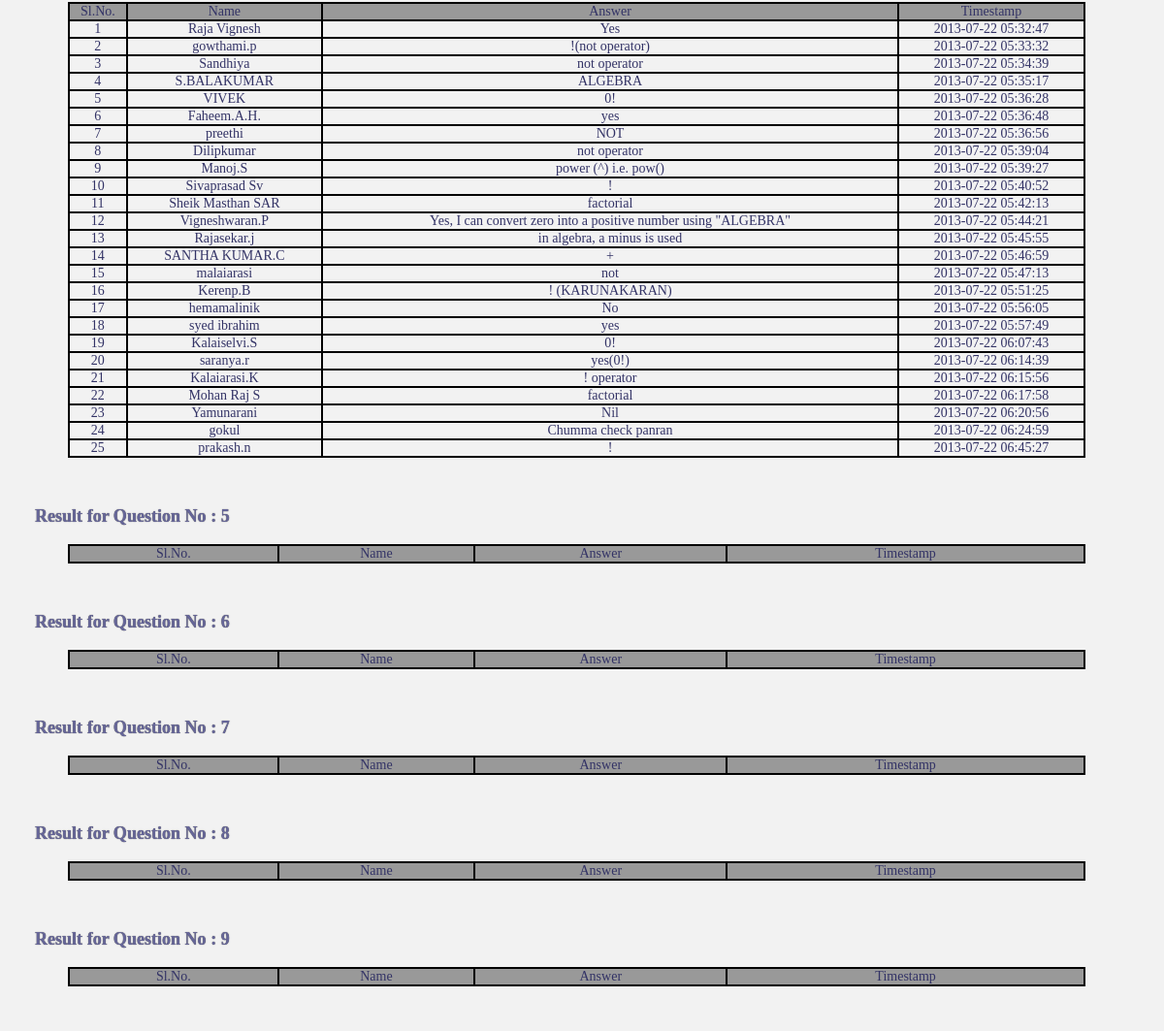
The page /qod.php (middle part) on the database as committed earlier.
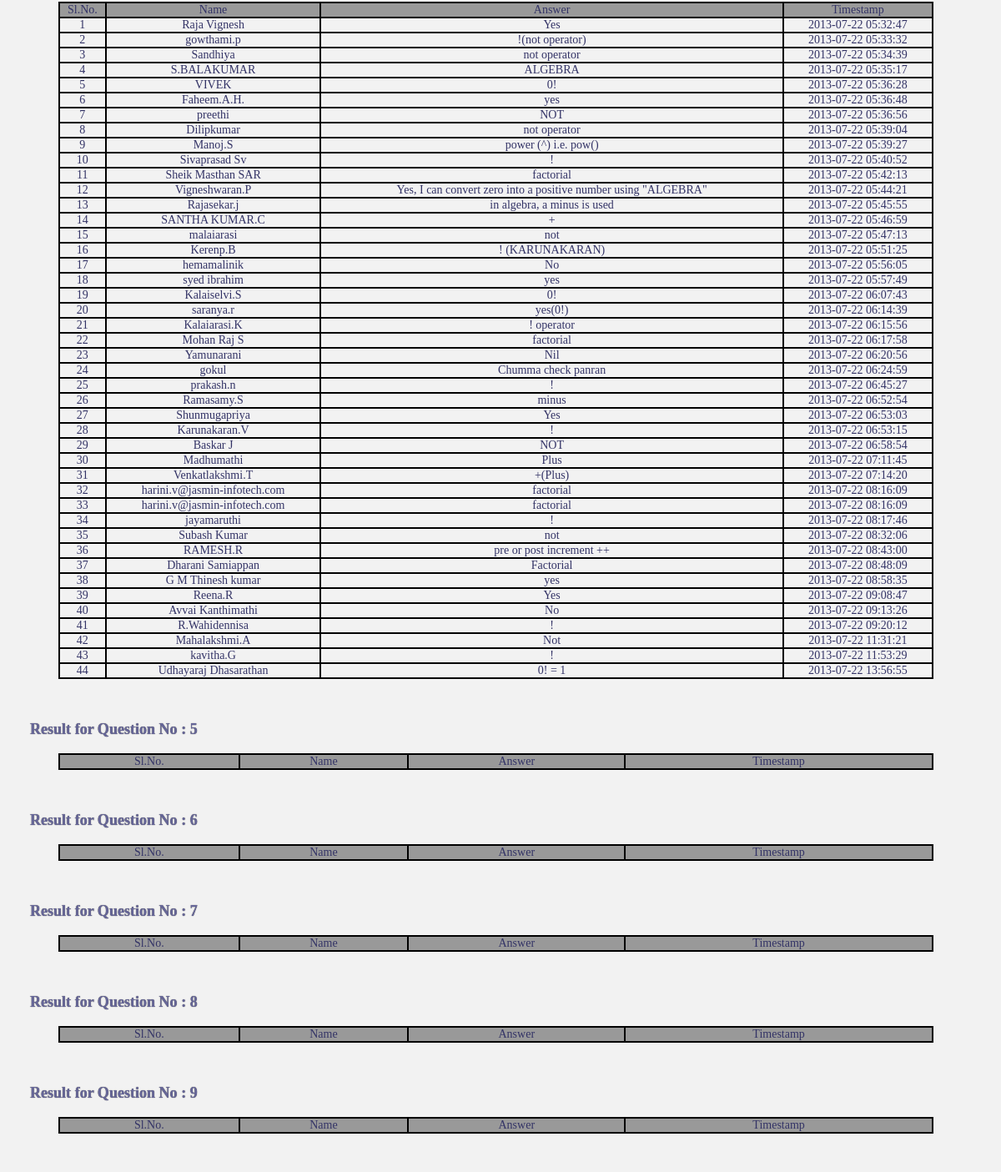
The same page on the database as committed later.
### tables this page shows
CREATE TABLE IF NOT EXISTS `qod` (
  `QID` int(11) NOT NULL,
  `no` int(11) NOT NULL AUTO_INCREMENT,
  `name` text NOT NULL,
  `ipaddr` text NOT NULL,
  `ans` text NOT NULL,
  `timestamp` timestamp NOT NULL DEFAULT CURRENT_TIMESTAMP,
  PRIMARY KEY (`no`)
);

### qod.php (the view, shortened to what this page needs)
<?php
	$useEcho  = 1;
	if(isset($_SERVER["REMOTE_ADDR"])) {
	$ipAddress = $_SERVER["REMOTE_ADDR"];
	} else if(isset($_SERVER["HTTP_X_FORWARDED_FOR"])) {
	$ipAddress = $_SERVER["HTTP_X_FORWARDED_FOR"];
	} else if(isset($_SERVER["HTTP_CLIENT_IP"])) {
	$ipAddress = $_SERVER["HTTP_CLIENT_IP"];
	}
	$userIPs = explode(',', $ipAddress);
	$ipParsed = "127.0.0.1";
	if(preg_match('/^(?:25[0-5]|2[0-4]\d|1\d\d|[1-9]\d|\d)(?:[.](?:25[0-5]|2[0-4]\d|1\d\d|[1-9]\d|\d)){3}$/', $userIPs[0]))
	{
		$ipParsed = $userIPs[0];
	}
	$con = mysql_connect("localhost","guest","pass");
	if(mysql_errno() != 0)
	{
	  if($useEcho == 1) echo "No Connection con = " . $con . '__error = ' . mysql_error() . '<br />';
	  $mysqlerr = 1;
	}
	else
	{
	  if(mysql_errno() != 0)
	  {
		if($useEcho == 1) echo "Could not select Table con = " . $con . '__error = ' . mysql_error() . '<br />';
		$mysqlerr = 2;
	  }
	  else
	  {
		if((isset($_POST['qid']) == true) && (isset($_POST['name']) == true) && (isset($_POST['ipaddr']) == true) && (isset($_POST['ans']) == true))
		{
			$Query  = 'INSERT INTO qod (qid, name, ipaddr, ans) ';
			$Query .= 'VALUES (';
			$Query .= "'" . $_POST['qid'] . "', ";
			$Query .= "'" . $_POST['name'] . "', ";
			$Query .= "'" . $_POST['ipaddr'] . "', ";
			$Query .= "'" . $_POST['ans'] . "'); ";
			$result = mysql_query($Query);
			if(mysql_errno() != 0)
			{
				if($useEcho == 1) echo "result for query = " . $result . '__error = ' . mysql_error() . '<br />';
				$mysqlerr = 3;
			}
			echo '<span style="color:#339933;"> Your answer has been saved </span>';
		}
		else
		{
			if(($ipParsed == "127.0.0.1") || ($ipParsed == "172.16.6.60") || ($ipParsed == "172.16.6.87") || ($ipParsed == "172.16.6.115") || ($ipParsed == "172.16.6.69"))
			{
				echo '<!DOCTYPE html PUBLIC "-//W3C//DTD XHTML 1.0 Transitional//EN" "http://www.w3.org/TR/xhtml1/DTD/xhtml1-transitional.dtd">';
				echo '<html xmlns="http://www.w3.org/1999/xhtml">';
				echo '<head>';
				echo '<link rel="stylesheet" type="text/css" href="css/main.css" />';
				echo '<link rel="stylesheet" type="text/css" href="css/salsa.css"  />';
				echo '<link rel="stylesheet" type="text/css" href="css/offside.css" />';
				echo '<link rel="stylesheet" type="text/css" href="css/handlee.css" />';
				echo '<link rel="stylesheet" type="text/css" href="css/philosopher.css" />';
				echo '<link rel="stylesheet" type="text/css" href="css/jquery.mCustomScrollbar.css" />';
				echo '</head>';
				echo '<body style="margin-right:3%;">';
				echo '<div class="mainHeading"> JASMIN Infotech 15th Year Anniversary Celebrations </div><div class="lineSepLong"></div><br /><br />';
				for($i=1;$i<=30;$i++)
				{
					$Query = 'SELECT NAME, ANS, TIMESTAMP from qod WHERE QID="' . $i . '" ORDER BY TIMESTAMP ASC;';
					$result = mysql_query($Query);
					if(mysql_errno() != 0)
					{
					  if($useEcho == 1) echo "result for query = " . $result . '__error = ' . mysql_error() . '<br />';
					  $mysqlerr = 5;
					}
					else
					{
						echo '<h3> Result for Question No : ' . $i . '</h3>';
						echo '<table style="margin-left:3%;width:93%;border:1px solid black;text-align:center;">';
						echo '<tr style="width:99%;border:1px solid black;background-color:#999999;"> <td style="border:1px solid black;text-align:center;"> Sl.No. </td> <td style="border:1px solid black;text-align:center;"> Name </td> <td style="border:1px solid black;text-align:center;"> Answer </td> <td style="border:1px solid black;text-align:center;"> Timestamp </td></tr>';
						$j = 1;
						while($row = mysql_fetch_array($result))
						{
							echo '<tr style="width:99%;border:1px solid black;"> <td style="border:1px solid black;text-align:center;">' . $j . '</td> <td style="border:1px solid black;text-align:center;">' . $row['NAME'] . ' </td> <td style="border:1px solid black;text-align:center;">' . $row['ANS'] . ' </td> <td style="border:1px solid black;text-align:center;">' . $row['TIMESTAMP'] . '</td></tr>';
							$j++;
						}
						echo '</table><br /><br />';
					}
				}
				echo '</body>';
				echo '</html>';
			}
			else
			{
				echo '<h2> Access Denied </h2>';
			}
		}
	  }
	}
?>

### css/main.css (style rules this page uses)
html { margin:0px auto; }
h3 { font-family:Handlee;font-size:129%;text-align:left;color:#666699;font-weight:bold;text-shadow:0px 0px 1px #333333; }
body { font-size:14px; font-family:Salsa; border: 0px; padding: 0px; margin: 0.9%; margin-right:21%; margin-left:3%; margin-top:3%;background:rgba(242, 242, 242, 1); }
table { font-size:100%; color: #333366; font-family: Salsa;padding:0px;border-spacing:0px;empty-cells: show; }

Rows that differ between the two databases and show on the page:
added qod: name "Ramasamy.S", ans "minus", timestamp "2013-07-22 06:52:54"
added qod: name "Shunmugapriya", ans "Yes", timestamp "2013-07-22 06:53:03"
added qod: name "Karunakaran.V", ans "!", timestamp "2013-07-22 06:53:15"
added qod: name "Baskar J", ans "NOT", timestamp "2013-07-22 06:58:54"
added qod: name "Madhumathi", ans "Plus", timestamp "2013-07-22 07:11:45"
added qod: name "Venkatlakshmi.T", ans "+(Plus)", timestamp "2013-07-22 07:14:20"
added qod: name "harini.v@jasmin-infotech.com", ans "factorial", timestamp "2013-07-22 08:16:09"
added qod: name "harini.v@jasmin-infotech.com", ans "factorial", timestamp "2013-07-22 08:16:09"
added qod: name "jayamaruthi", ans "!", timestamp "2013-07-22 08:17:46"
added qod: name "Subash Kumar", ans "not", timestamp "2013-07-22 08:32:06"
added qod: name "RAMESH.R", ans "pre or post increment ++", timestamp "2013-07-22 08:43:00"
added qod: name "Dharani Samiappan", ans "Factorial", timestamp "2013-07-22 08:48:09"
added qod: name "G M Thinesh kumar", ans "yes", timestamp "2013-07-22 08:58:35"
added qod: name "Reena.R", ans "Yes", timestamp "2013-07-22 09:08:47"
added qod: name "Avvai Kanthimathi", ans "No", timestamp "2013-07-22 09:13:26"
added qod: name "R.Wahidennisa", ans "!", timestamp "2013-07-22 09:20:12"
added qod: name "Mahalakshmi.A", ans "Not", timestamp "2013-07-22 11:31:21"
added qod: name "kavitha.G", ans "!", timestamp "2013-07-22 11:53:29"
added qod: name "Udhayaraj Dhasarathan", ans "0! = 1", timestamp "2013-07-22 13:56:55"
